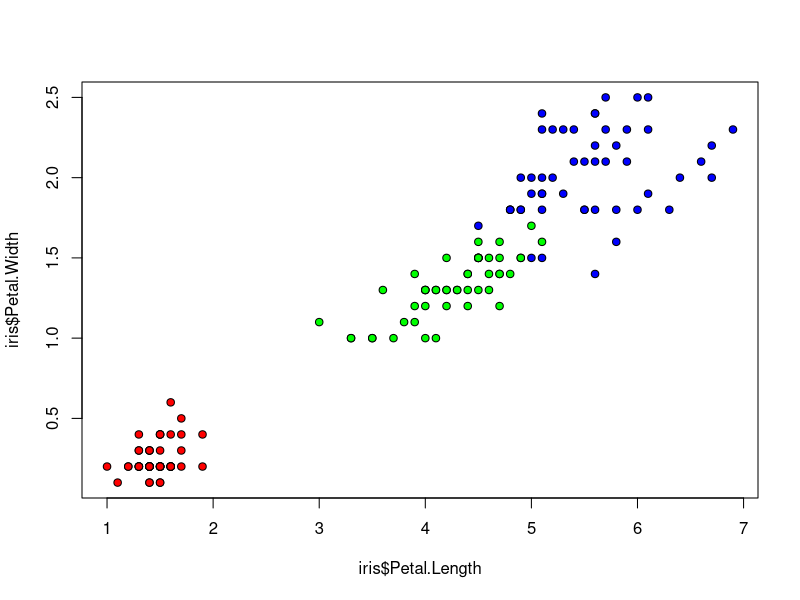
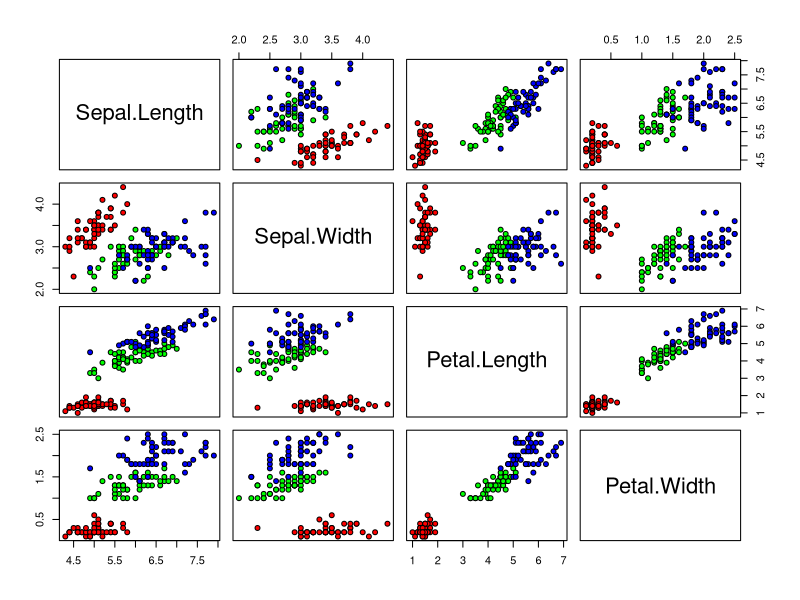

The R script that drew these images, in order:
# ---------------------------------------------------------------------#
# -------------- Classificador K-vizinhos mais próximos ---------------#
# ---------------------------------------------------------------------#
# @autor Raphael Carvalho
# @data 02/05/2022
# @disciplina Inteligência Artifical - ADS IFCE Canindé

## ------------------------------------------------------------------ #
##               Etapa 1 - Carregando o dataset "iris
## ------------------------------------------------------------------ #
data("iris")
View(iris)

# Plotar os dados das classes (setosa, virgínica e versicolor)
plot(iris$Petal.Length, iris$Petal.Width, pch=21,
     bg=c("red","green","blue")[as.numeric(iris$Species)])
plot(iris[,1:4], pch=21, 
     bg=c("red","green","blue")[as.numeric(iris$Species)])

## ------------------------------------------------------------------ #
##  Etapa 2 - Normalizando os dados e dividindo em treinamento e teste
## ------------------------------------------------------------------ #

# Dividir o conjunto em treinamento e teste
ndados <- nrow(iris) # numero de dados
ptreino <- 0.8 # 80% para treinamento
ntreino <- round(ndados*ptreino)
nteste <- ndados - ntreino 

# Normalizando os dados
nor <-function(x) { (x -min(x))/(max(x)-min(x)) }
iris.norm <- as.data.frame( lapply(iris[,1:4], nor) )

# Definindo dados para treinamento e teste
indices_treino <- sample(ndados, ntreino, replace=F)
iris.treino <- iris.norm[indices_treino,]
View(iris.treino)
iris.teste <- iris.norm[-indices_treino,]
View(iris.teste)

# Definindo as classes para treinamento e teste
iris.treino.classes <- iris[indices_treino,5]
iris.teste.classes <- iris[-indices_treino,5]

## ------------------------------------------------------------------------- #
##                     Etapa 3 - Classificação
## ------------------------------------------------------------------------- #
library(class)

# Função para medir a acurácia
accuracy <- function(x){sum(diag(x)/(sum(rowSums(x)))) * 100}

## ---------------------------------------------------------------------------#
##          Classificador K-vizinhos mais próximos (KNN)
## 
## Função: knn(train, test, cl, k = 1, l = 0, prob = FALSE, use.all = TRUE)
##
## Argumentos da função knn()
## - train: matriz ou data frame de casos do conjunto de treinamento
## - test: matriz ou data frame de casos do conjunto de teste
## - cl: classes (factor) para classificações corretas do conjunto de treinamento
## - k: número de vizinhos
## - l: voto mínimo para definir a decisão
## - prob: Se TRUE, a proporção de votos para a classe vencedora será retornado como um atributo provável
## - use.all: SE TRUE, todas as distâncias iguais ao do K-ésimo vizinho são incluídas.
##            SE FALSE, uma seleção aleatória das distâncias igual ao do k-ésimo vizinho é escolhida
##----------------------------------------------------------------------------#

resultado_knn <- knn(iris.treino, iris.teste, cl = iris.treino.classes,
                     k=13, l=0, prob = FALSE, use.all = TRUE)

# Criando uma tabela comparando o resultado previsto com o observado (teste)
class.comparison <- data.frame(resultado_knn, iris.teste.classes)
names(class.comparison) <- c("Espécies Previstas", "Espécies Observadas")
View(class.comparison)

# Criando a matriz de confusão e calculando a taxa de acerto
matriz_confusao_knn <- table(resultado_knn,iris.teste.classes)
accuracy(matriz_confusao_knn)
